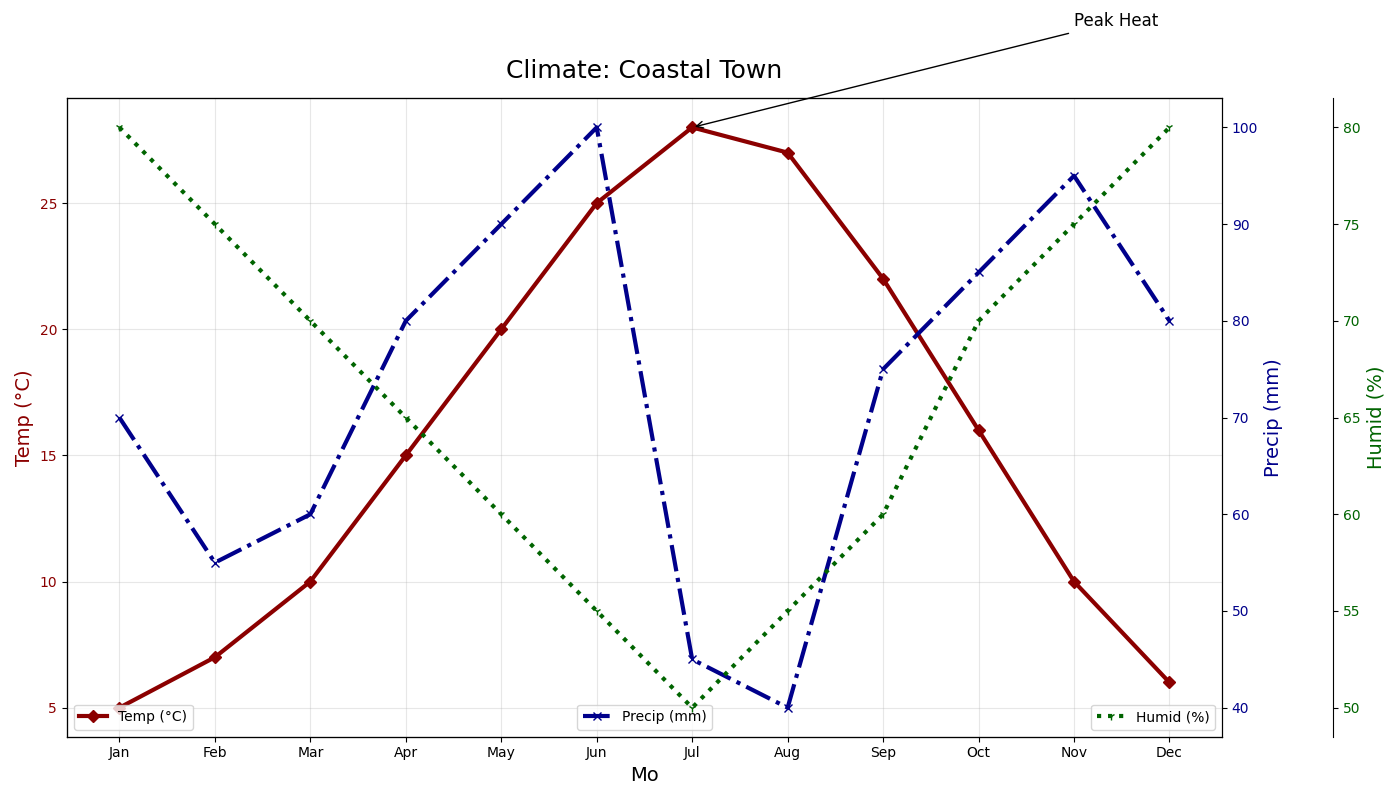

This chart was generated by the following Python code:
import matplotlib.pyplot as plt
import numpy as np

months = np.array(['Jan', 'Feb', 'Mar', 'Apr', 'May', 'Jun', 'Jul', 'Aug', 'Sep', 'Oct', 'Nov', 'Dec'])
avg_temps = np.array([5, 7, 10, 15, 20, 25, 28, 27, 22, 16, 10, 6])
precipitation = np.array([70, 55, 60, 80, 90, 100, 45, 40, 75, 85, 95, 80])
humidity = np.array([80, 75, 70, 65, 60, 55, 50, 55, 60, 70, 75, 80])

fig, ax1 = plt.subplots(figsize=(14, 8))

ax1.plot(months, avg_temps, color='darkred', marker='D', linestyle='-', linewidth=3, label='Temp (°C)')
ax1.set_title('Climate: Coastal Town', fontsize=18, pad=15)
ax1.set_xlabel('Mo', fontsize=14)
ax1.set_ylabel('Temp (°C)', fontsize=14, color='darkred')
ax1.tick_params(axis='y', labelcolor='darkred')

ax2 = ax1.twinx()
ax2.plot(months, precipitation, color='darkblue', marker='x', linestyle='-.', linewidth=3, label='Precip (mm)')
ax2.set_ylabel('Precip (mm)', fontsize=14, color='darkblue')
ax2.tick_params(axis='y', labelcolor='darkblue')

ax3 = ax1.twinx()
ax3.spines['right'].set_position(('outward', 80))
ax3.plot(months, humidity, color='darkgreen', marker='1', linestyle=':', linewidth=3, label='Humid (%)')
ax3.set_ylabel('Humid (%)', fontsize=14, color='darkgreen')
ax3.tick_params(axis='y', labelcolor='darkgreen')

ax1.legend(loc='lower left')
ax2.legend(loc='lower center')
ax3.legend(loc='lower right')

ax1.grid(True, linestyle='-', alpha=0.3)

ax1.annotate('Peak Heat', xy=('Jul', 28), xytext=('Nov', 32),
             arrowprops=dict(facecolor='black', arrowstyle='->'), fontsize=12)

plt.tight_layout()
plt.show()
